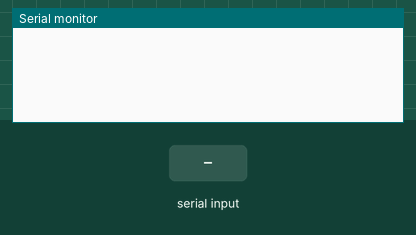
Bench run of a sketch on a simulated Arduino Uno, built with avr-gcc and run on an emulated ATmega328P. Shown: the last lines printed to the serial monitor. The test bench sets the inputs (shaded band).

Above: at 1.2 s.
1.3 s: "F" received over Serial
At 2.5 s:
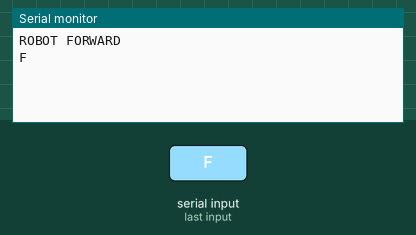
2.8 s: "B" received over Serial
At 3.8 s:
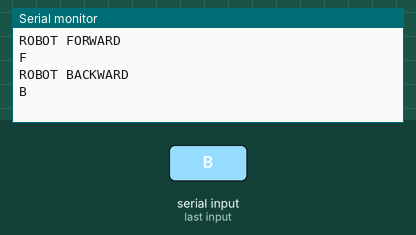
4.3 s: "L" received over Serial
At 4.8 s:
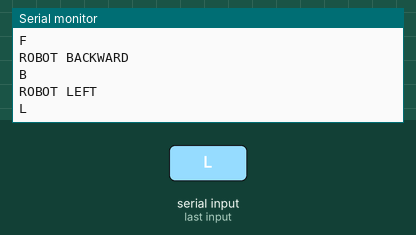
5.8 s: "R" received over Serial
At 7.0 s:
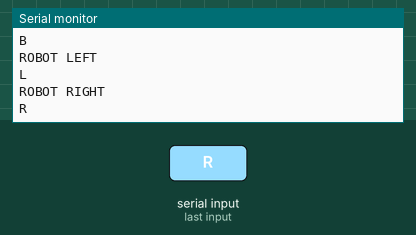
7.3 s: "S" received over Serial
At 7.8 s:
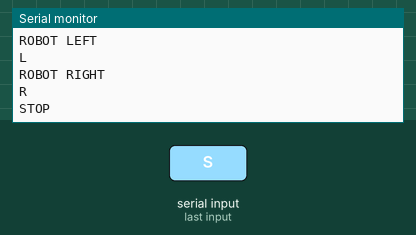

The sketch:

Serial_ble.ino
```cpp
 char p;
 void setup()
{
  Serial.begin(9600);

}
void loop()
{
  while (Serial.available()==0) { //wait for user input
}

p=Serial.read(); //read user input into pos
    if(p=='F')
    {
      Serial.println("ROBOT FORWARD");

    }
    if(p=='B')
    {
        Serial.println("ROBOT BACKWARD");

    }
      if(p=='L')
    {
       Serial.println("ROBOT LEFT");


    }
    if(p=='R')
    {
      Serial.println("ROBOT RIGHT");

    }
     if(p=='S')
    {
      Serial.println("STOP");

    }
    else{
      Serial.println(p);
    }
  }
```

Measured:
- after the input at 1.3 s, the serial monitor: prints a new line at once (image 1)
- after the input at 2.8 s, the serial monitor: prints a new line at once (image 2)
- after the input at 4.3 s, the serial monitor: prints a new line at once (image 3)
- after the input at 5.8 s, the serial monitor: prints a new line at once (image 4)
- after the input at 7.3 s, the serial monitor: prints a new line at once (image 5)
